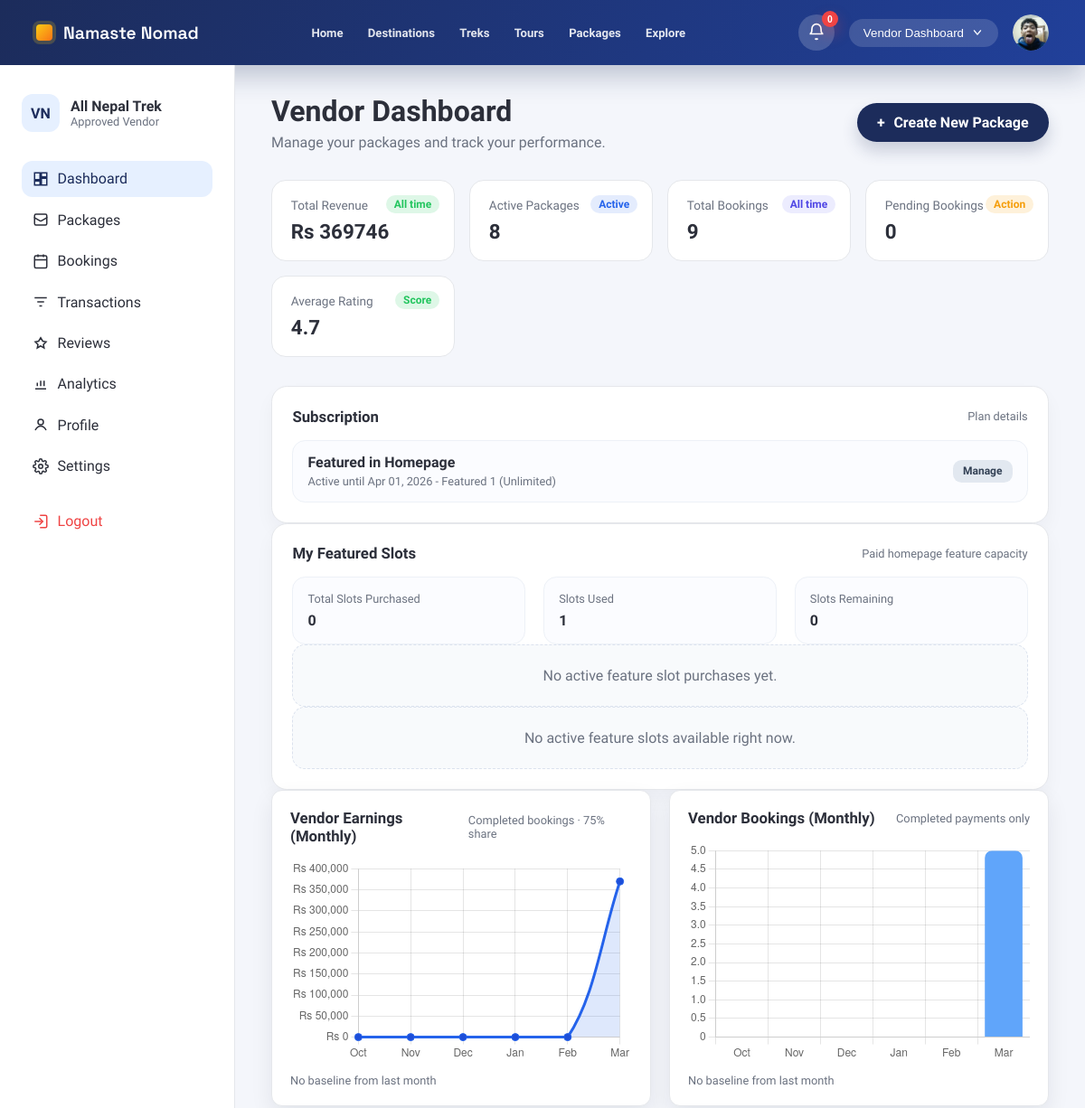
The page /accounts/vendor/dashboard/ (signed in, upper part) on the database as committed earlier.
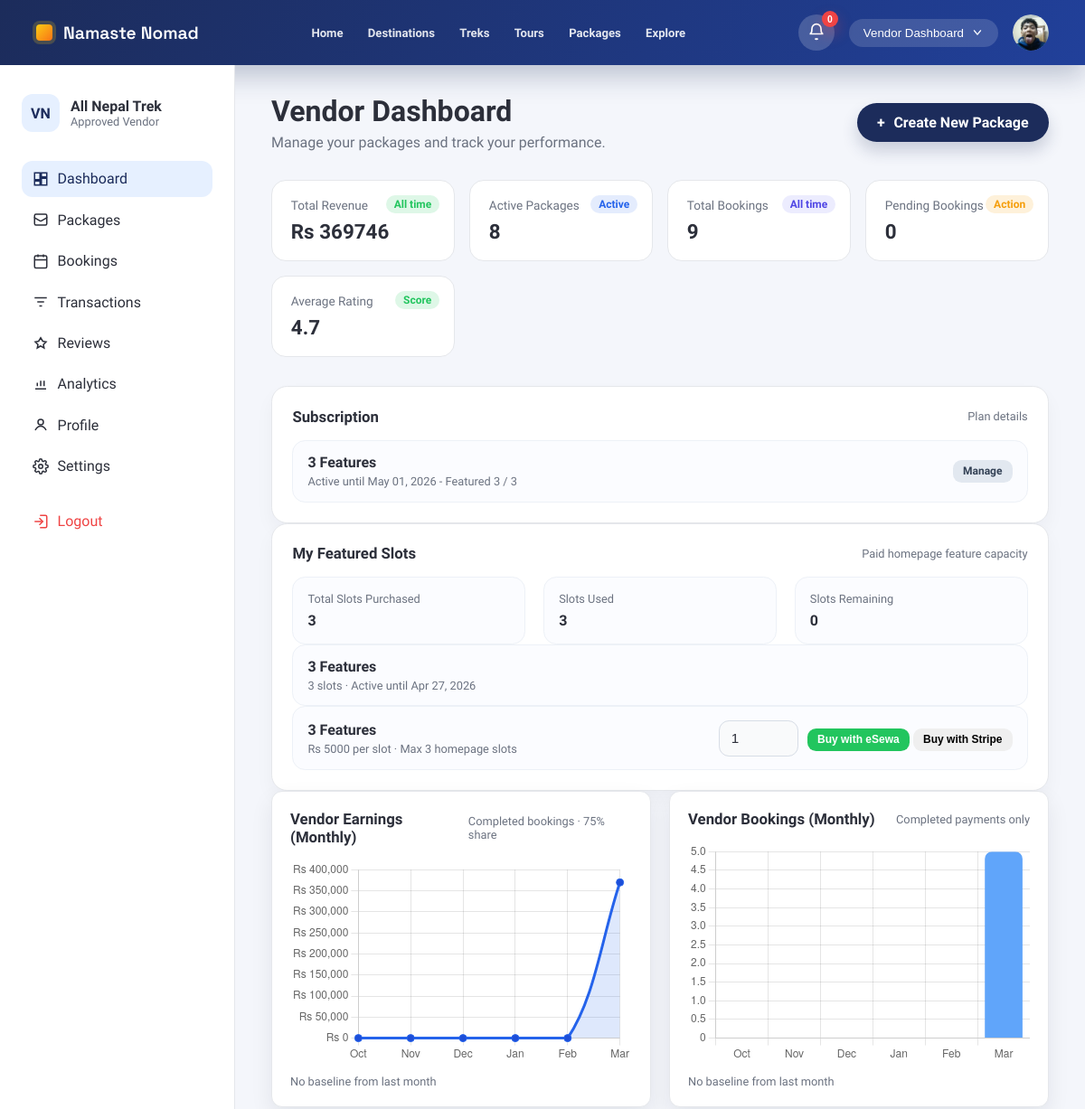
The same page on the database as committed later.
### accounts/models.py (models this page shows, shortened)
class VendorSubscription(models.Model):
    STATUS_ACTIVE = 'active'
    STATUS_EXPIRED = 'expired'
    STATUS_CHOICES = (
        (STATUS_ACTIVE, 'Active'),
        (STATUS_EXPIRED, 'Expired'),
    )
    vendor = models.ForeignKey(
        settings.AUTH_USER_MODEL,
        on_delete=models.CASCADE,
        related_name='vendor_subscriptions',
    )
    plan = models.ForeignKey(
        VendorSubscriptionPlan,
        on_delete=models.SET_NULL,
        related_name='subscriptions',
        blank=True,
        null=True,
    )
    plan_name = models.CharField(max_length=100)
    price = models.DecimalField(max_digits=10, decimal_places=2)
    duration_days = models.PositiveIntegerField()
    max_featured_packages = models.PositiveIntegerField(blank=True, null=True)
    start_date = models.DateField()
    end_date = models.DateField()
    status = models.CharField(max_length=20, choices=STATUS_CHOICES, default=STATUS_ACTIVE)
    created_at = models.DateTimeField(auto_now_add=True)
    class Meta:
        ordering = ('-start_date', '-id')
    @classmethod
    def expire_overdue(cls, vendor=None):
        today = timezone.localdate()
        overdue = cls.objects.filter(status=cls.STATUS_ACTIVE, end_date__lt=today)
        if vendor is not None:
            overdue = overdue.filter(vendor=vendor)
        vendor_ids = list(overdue.values_list('vendor_id', flat=True).distinct())
        overdue.update(status=cls.STATUS_EXPIRED)
        return vendor_ids
    @classmethod
    def active_for_vendor(cls, vendor):
        cls.expire_overdue(vendor=vendor)
        today = timezone.localdate()
        return (
            cls.objects.filter(
                vendor=vendor,
                status=cls.STATUS_ACTIVE,
                start_date__lte=today,
                end_date__gte=today,
            )
            .order_by('-end_date', '-start_date')
            .first()
        )

class VendorFeature(models.Model):
    vendor = models.ForeignKey(
        settings.AUTH_USER_MODEL,
        on_delete=models.CASCADE,
        related_name='vendor_features',
    )
    slot = models.ForeignKey(
        FeatureSlot,
        on_delete=models.CASCADE,
        related_name='vendor_purchases',
    )
    package = models.ForeignKey(
        'core.Package',
        on_delete=models.SET_NULL,
        related_name='vendor_features',
        null=True,
        blank=True,
    )
    purchased_slots = models.PositiveIntegerField(default=1)
    start_date = models.DateField()
    end_date = models.DateField()
    is_active = models.BooleanField(default=True)
    created_at = models.DateTimeField(auto_now_add=True)
    class Meta:
        ordering = ('-created_at',)
    @classmethod
    def expire_overdue(cls, vendor=None):
        today = timezone.localdate()
        overdue = cls.objects.filter(is_active=True, end_date__lt=today)
        if vendor is not None:
            overdue = overdue.filter(vendor=vendor)
        vendor_ids = list(overdue.values_list('vendor_id', flat=True).distinct())
        overdue.update(is_active=False)
        return vendor_ids
    @classmethod
    def total_slots_for_vendor(cls, vendor):
        vendor_id = getattr(vendor, 'id', vendor)
        cls.expire_overdue(vendor=vendor)
        today = timezone.localdate()
        return cls.objects.filter(
            vendor_id=vendor_id,
            is_active=True,
            start_date__lte=today,
            end_date__gte=today,
        ).aggregate(total=models.Sum('purchased_slots'))['total'] or 0
    @classmethod
    def active_for_vendor(cls, vendor):
        vendor_id = getattr(vendor, 'id', vendor)
        cls.expire_overdue(vendor=vendor)
        today = timezone.localdate()
        return cls.objects.filter(
            vendor_id=vendor_id,
            is_active=True,
            start_date__lte=today,
            end_date__gte=today,
        )

class FeatureSlot(models.Model):
    name = models.CharField(max_length=120)
    max_slots = models.PositiveIntegerField(default=1)
    price_per_slot = models.DecimalField(max_digits=10, decimal_places=2, default=Decimal('0.00'))
    is_active = models.BooleanField(default=True)
    created_at = models.DateTimeField(auto_now_add=True)
    class Meta:
        ordering = ('-created_at',)

### accounts/views/vendor/vendor_dashboard.py (the view)
# urls.py: path('vendor/dashboard/', vendor_dashboard, name='vendor_dashboard'),
@never_cache
@login_required(login_url='vendor_login')
def vendor_dashboard(request):
    if not _ensure_vendor(request):
        return redirect('vendor_login')
    vendor_profile = _get_vendor_profile(request.user)
    vendor_packages = Package.objects.filter(vendor=request.user)
    vendor_bookings = Booking.objects.filter(package__vendor=request.user)
    completed_vendor_bookings = vendor_bookings.filter(
        payment_status=Booking.PAYMENT_STATUS_COMPLETED,
    )
    active_subscription = _get_active_subscription(request.user)
    VendorFeature.expire_overdue(vendor=request.user)
    active_feature_purchases = VendorFeature.active_for_vendor(request.user).select_related('slot')
    featured_count = vendor_packages.filter(is_featured=True).count()
    featured_limit = _total_active_feature_slots_for_vendor(request.user)
    featured_remaining = max(featured_limit - featured_count, 0)
    active_feature_slots = FeatureSlot.objects.filter(is_active=True).order_by('-created_at')
    subscription_plans = VendorSubscriptionPlan.objects.filter(is_active=True).order_by('price', 'duration_days')
    total_revenue = vendor_bookings.filter(status='confirmed').aggregate(
        total=Sum('vendor_amount')
    )['total'] or 0
    active_packages = vendor_packages.filter(is_active=True).count()
    total_bookings = vendor_bookings.count()
    pending_bookings = vendor_bookings.filter(status='pending').count()
    average_rating = Review.objects.filter(package__vendor=request.user).aggregate(
        avg=Avg('rating')
    )['avg'] or 0
    today = timezone.localdate()
    month_cursor = today.replace(day=1)
    month_periods = []
    for _ in range(6):
        last_day = monthrange(month_cursor.year, month_cursor.month)[1]
        start = month_cursor
        end = date(month_cursor.year, month_cursor.month, last_day)
        month_periods.append((start, end, start.strftime('%b')))
        if month_cursor.month == 1:
            month_cursor = date(month_cursor.year - 1, 12, 1)
        else:
            month_cursor = date(month_cursor.year, month_cursor.month - 1, 1)
    month_periods.reverse()
    monthly_earnings = []
    monthly_bookings = []
    for start, end, label in month_periods:
        month_total = completed_vendor_bookings.filter(
            created_at__date__range=(start, end),
        ).aggregate(total=Sum('total_price'))['total'] or Decimal('0')
        vendor_share = (Decimal(month_total) * Booking.COMMISSION_VENDOR_RATE).quantize(Decimal('0.01'))
        booking_count = completed_vendor_bookings.filter(created_at__date__range=(start, end)).count()
        monthly_earnings.append({
            'label': label,
            'value': float(vendor_share),
        })
        monthly_bookings.append({
            'label': label,
            'value': booking_count,
        })
    package_performance_chart = list(
        vendor_packages.annotate(
            completed_booking_count=Count(
                'bookings',
                filter=Q(bookings__payment_status=Booking.PAYMENT_STATUS_COMPLETED),
            ),
        )
        .order_by('-completed_booking_count', '-views_count')[:5]
    )
    vendor_trek_count = vendor_packages.filter(category=Package.CATEGORY_TREK).count()
    vendor_tour_count = vendor_packages.filter(category=Package.CATEGORY_TOUR).count()
    vendor_other_count = vendor_packages.exclude(
        category__in=[Package.CATEGORY_TREK, Package.CATEGORY_TOUR],
    ).count()
    earnings_chart = {
        'labels': [entry['label'] for entry in monthly_earnings],
        'values': [round(entry['value'], 2) for entry in monthly_earnings],
    }
    bookings_chart = {
        'labels': [entry['label'] for entry in monthly_bookings],
        'values': [entry['value'] for entry in monthly_bookings],
    }
    packages_chart = {
        'labels': [package.title for package in package_performance_chart],
        'values': [package.completed_booking_count for package in package_performance_chart],
    }
    category_chart = {
        'labels': ['Treks', 'Tours', 'Others'],
        'values': [vendor_trek_count, vendor_tour_count, vendor_other_count],
        'colors': ['#1d4ed8', '#1e3a8a', '#60a5fa'],
    }
    def _growth_text(values):
        if len(values) < 2 or values[-2] == 0:
            return 'No baseline from last month'
        change = ((values[-1] - values[-2]) / values[-2]) * 100
        sign = '+' if change >= 0 else ''
        return f'{sign}{change:.0f}% from last month'
    chart_insights = {
        'earnings': _growth_text(earnings_chart['values']),
        'bookings': _growth_text(bookings_chart['values']),
        'packages': _growth_text(packages_chart['values']),
        'categories': 'Distribution based on your packages',
    }
    upcoming_bookings = vendor_bookings.filter(
        travel_date__gte=today,
        travel_date__lte=today + timedelta(days=14),
    ).exclude(status='cancelled').order_by('travel_date')[:3]
    package_performance = vendor_packages.annotate(
        booking_count=Count('bookings'),
        avg_rating=Avg('reviews__rating'),
    ).order_by('-booking_count', '-views_count')[:3]
    return render(request, 'accounts/vendor_dashboard.html', {
        'vendor_profile': vendor_profile,
        'active_page': 'dashboard',
        'stats': {
            'total_revenue': float(total_revenue),
            'active_packages': active_packages,
            'total_bookings': total_bookings,
            'pending_bookings': pending_bookings,
            'average_rating': round(average_rating or 0, 1),
        },
        'active_subscription': active_subscription,
        'featured_count': featured_count,
        'featured_limit': featured_limit,
        'featured_remaining': featured_remaining,
        'active_feature_slots': active_feature_slots,
        'active_feature_purchases': active_feature_purchases,
        'subscription_plans': subscription_plans,
        'earnings_chart': earnings_chart,
        'bookings_chart': bookings_chart,
        'packages_chart': packages_chart,
        'category_chart': category_chart,
        'chart_insights': chart_insights,
        'upcoming_bookings': upcoming_bookings,
        'package_performance': package_performance,
    })

### accounts/context_processors.py (called while the page is built)
def _safe_related(instance, relation_name):
    try:
        return getattr(instance, relation_name)
    except ObjectDoesNotExist:
        return None

def _display_name(user):
    full_name = user.get_full_name().strip()
    return full_name or user.username or user.email or 'Account'

def _avatar_url(user, user_type):
    if user_type == 'traveler':
        profile = _safe_related(user, 'traveler_profile')
        if profile and profile.avatar:
            return profile.avatar.url
    elif user_type == 'vendor':
        profile = _safe_related(user, 'vendor_profile')
        if profile and profile.logo:
            return profile.logo.url
    elif user_type == 'admin':
        profile = _safe_related(user, 'admin_profile')
        if profile and profile.avatar:
            return profile.avatar.url
    return ''

def _dashboard_url(user_type):
    if user_type == 'traveler':
        return reverse('traveler_home')
    if user_type == 'vendor':
        return reverse('vendor_dashboard')
    if user_type == 'admin':
        return reverse('admin_dashboard')
    return reverse('home')

### accounts/views/common.py (called while the page is built)
def _get_active_subscription(vendor):
    return VendorSubscription.active_for_vendor(vendor)

### accounts/templates/accounts/vendor_dashboard.html (shortened to what the changed rows need)
{% extends "accounts/vendor_base.html" %}
{% block content %}
<section class="hero">
    <div>
        <h1>Vendor Dashboard</h1>
    </div>
</section>
<section class="card list-card">
    {% if active_subscription %}
        <div class="package-list">
            <div class="package-item">
                <div>
                    <div class="package-name">{{ active_subscription.plan_name }}</div>
                    <div class="package-meta">
                        Active until {{ active_subscription.end_date|date:"M d, Y" }} -
                        Featured {{ featured_count }}
                        {% if featured_limit %}
                            / {{ featured_limit }}
                        {% else %}
                            (Unlimited)
                        {% endif %}
                    </div>
                </div>
                <div class="package-actions">
                    <a class="btn small secondary" href="{% url 'vendor_settings' %}">Manage</a>
                </div>
            </div>
        </div>
    {% endif %}
</section>
<section class="card list-card">
    <div class="card-header">
        <h3>My Featured Slots</h3>
        <span class="card-meta">Paid homepage feature capacity</span>
    </div>
    <div class="settings-grid">
        <div class="settings-item">
            <div class="settings-label">Total Slots Purchased</div>
            <div class="settings-value">{{ featured_limit }}</div>
        </div>
        <div class="settings-item">
            <div class="settings-label">Slots Used</div>
            <div class="settings-value">{{ featured_count }}</div>
        </div>
        <div class="settings-item">
        </div>
    </div>
    {% if active_feature_purchases %}
        <div class="package-list">
            {% for purchase in active_feature_purchases %}
                <div class="package-item">
                    <div>
                        <div class="package-name">{{ purchase.slot.name }}</div>
                        <div class="package-meta">
                            {{ purchase.purchased_slots }} slot{{ purchase.purchased_slots|pluralize }} ·
                            Active until {{ purchase.end_date|date:"M d, Y" }}
                        </div>
                    </div>
                </div>
            {% endfor %}
        </div>
    {% else %}
        <div class="empty-state">No active feature slot purchases yet.</div>
    {% endif %}
    {% if active_feature_slots %}
        <div class="package-list">
            {% for slot in active_feature_slots %}
                <div class="package-item">
                    <div>
                        <div class="package-name">{{ slot.name }}</div>
                        <div class="package-meta">Rs {{ slot.price_per_slot|floatformat:0 }} per slot · Max {{ slot.max_slots }} homepage slot{{ slot.max_slots|pluralize }}</div>
                    </div>
                    <div class="package-actions">
                        <form method="POST" action="{% url 'vendor_feature_slot_purchase' slot.id %}">
                            <input class="form-control" type="number" name="quantity" min="1" max="{{ slot.max_slots }}" value="1" style="width:88px; display:inline-block; margin-right:6px;">
                            <button class="btn small success" type="submit" name="payment_method" value="esewa">Buy with eSewa</button>
                            <button class="btn small" type="submit" name="payment_method" value="stripe">Buy with Stripe</button>
                        </form>
                    </div>
                </div>
            {% endfor %}
        </div>
    {% else %}
        <div class="empty-state">No active feature slots available right now.</div>
    {% endif %}
</section>
{% endblock %}

Rows that differ between the two databases and show on the page:
changed VendorSubscription: plan_name "Featured in Homepage" → "3 Features"; end_date "Apr 01, 2026" → "May 01, 2026"
added VendorFeature: slot.name "3 Features", purchased_slots "3", end_date "Apr 27, 2026"
added FeatureSlot: name "3 Features", price_per_slot "5000", max_slots "3"
Other text that changed with them:
{{ featured_count }}: "1" → "3"
{{ featured_limit }}: (not shown) → "3"
{{ featured_limit }}: "0" → "3"
text no longer shown: "(Unlimited) No active feature slot purchases yet. No active feature slots available right now."
